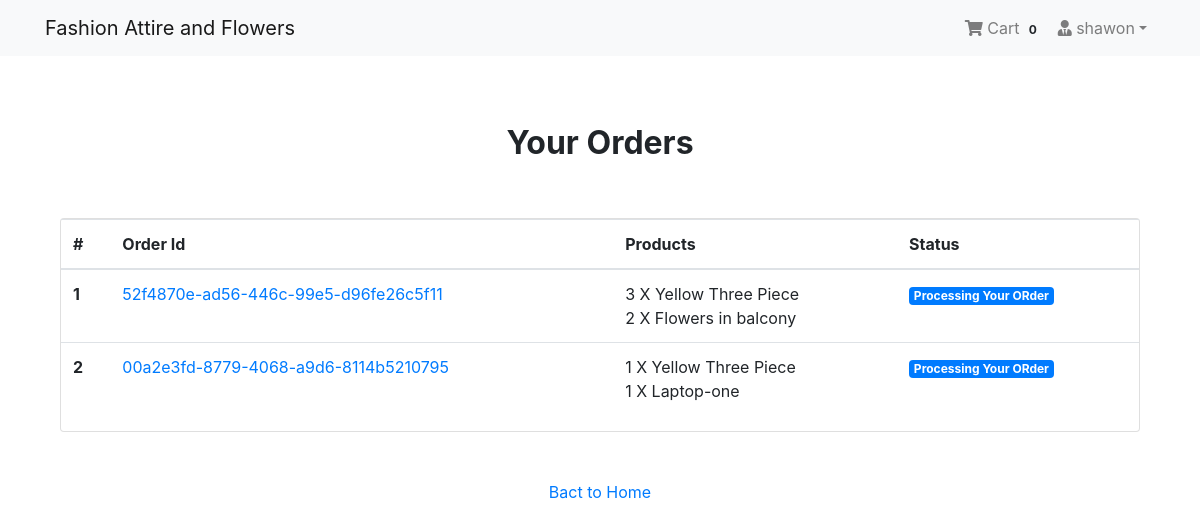
/payment/orders/ (signed in), run on the app's committed database.
### App_Login/models.py (models this page shows, shortened)
class User(AbstractBaseUser, PermissionsMixin):
    email = models.EmailField(unique=True, null=False)
    is_staff = models.BooleanField(
        ugettext_lazy('staff status'),
        default=False,
        help_text = ugettext_lazy('Designates whether the user can log in this site')
    )
    is_active = models.BooleanField(
        ugettext_lazy('active'),
        default=True,
        help_text=ugettext_lazy('Designates whether this user should be treated as active. Unselect this instead of deleting accounts')
    )
    USERNAME_FIELD = 'email'
    objects = MyUserManager()

class Profile(models.Model):
    user = models.OneToOneField(User, on_delete=models.CASCADE, related_name='profile')
    username = models.CharField(max_length=264, blank=True)
    full_name = models.CharField(max_length=264, blank=True)
    address_1 = models.TextField(max_length=300, blank=True)
    city = models.CharField(max_length=40, blank=True)
    zipcode = models.CharField(max_length=10, blank=True)
    country = models.CharField(max_length=50, blank=True)
    phone = models.CharField(max_length=20, blank=True)
    date_joined = models.DateTimeField(auto_now_add=True)

### App_Order/models.py (models this page shows, shortened)
class Order(models.Model):
    orderitems = models.ManyToManyField(Cart)
    user = models.ForeignKey(settings.AUTH_USER_MODEL, on_delete=models.CASCADE)
    ordered = models.BooleanField(default=False)
    created = models.DateTimeField(auto_now_add=True)
    paymentId = models.CharField(max_length=264, blank=True, null=True)
    orderId = models.CharField(max_length=200, blank=True, null=True)

class Cart(models.Model):
    user = models.ForeignKey(settings.AUTH_USER_MODEL, on_delete=models.CASCADE, related_name="cart")
    item = models.ForeignKey(Product, on_delete=models.CASCADE)
    quantity = models.IntegerField(default=1)
    purchased = models.BooleanField(default=False)
    created = models.DateTimeField(auto_now_add=True)
    updated = models.DateTimeField(auto_now=True)
    def __str__(self):
        return f'{self.quantity} X {self.item}'

### App_Shop/models.py (models this page shows)
class Product(models.Model):
    mainimage = models.ImageField(upload_to='Products')
    name = models.CharField(max_length=264)
    category = models.ForeignKey(Category, on_delete=models.CASCADE, related_name='category')
    preview_text = models.TextField(max_length=200, verbose_name='Preview Text')
    detail_text = models.TextField(max_length=1000, verbose_name='Description')
    price = models.FloatField()
    old_price = models.FloatField(default=0.00)
    created = models.DateTimeField(auto_now_add=True)
    def __str__(self):
        return self.name
    class Meta:
        ordering = ['-created',]

### App_Payment/views.py (the view)
# urls.py: path('orders/',views.order_view,name="orders"),
@login_required
def order_view(request):
    try:
        orders = Order.objects.filter(user=request.user, ordered=True)
        context = {"orders": orders}
    except:
        messages.warning(request, "You do no have an active order")
        return redirect("App_Shop:home")
    return render(request, "App_Payment/order.html", context)

### App_Order/templatetags/cart_tag.py (called while the page is built)
@register.filter
def cart_total(user):
    order = Order.objects.filter(user=user, ordered=False)
    if order.exists():
        return order[0].orderitems.count()
    else:
        return 0

### templates/App_Payment/order.html
{% extends 'base.html' %}
{% block body_block %}
<div class="container mt-5">
  <h2 class="text-center"><strong>Your Orders</strong></h2>
  <div class="row">
    <div class="col-md-12">
      <div class="card mt-5" style="height:auto">
        <div class="table-responsive">
          <table class="table">
            <thead>
              <tr>
                <th scope="col">#</th>
                <th scope="col">Order Id</th>
                <th scope="col">Products</th>
                <th scope="col">Status</th>
              </tr>
            </thead>
            <tbody>
              {% for order in orders %}
              <tr>
                <th scope="row">{{ forloop.counter }}</th>
                <td><a href="#">{{ order.orderId }}</a></td>
                <td>
                  {% for item in order.orderitems.all %} {{item}} <br> {% endfor %}
                </td>
                <td><span class="badge badge-primary">Processing Your ORder</span></td>
              </tr>
              {% endfor %}
            </tbody>
          </table>
        </div>
      </div>
    </div>
    <div class="col-md-12 my-5 text-center">
      <a href="{% url 'App_Shop:home' %}">Bact to Home</a>
    </div>
  </div>
</div>
{% endblock %}

### templates/navbar.html (shortened to what this page needs)
{% load cart_tag %}
<nav class="navbar navbar-expand-lg navbar-light bg-light">
  <div class="container">
    <a class="navbar-brand" href="{% url 'App_Shop:home' %}">Fashion Attire and Flowers </a>
    <div class="collapse navbar-collapse" id="navbarNav">
      <ul class="navbar-nav ml-auto">
        {% if request.user.is_authenticated %}
        <li class="nav-item">
          <a href="{% url 'App_Order:cart' %}" class="nav-link">
              <i class="fa fa-shopping-cart"></i> Cart
              <span class="badge badge-light">{{ request.user | cart_total }}</span>
          </a>
        </li>
        <li class="nav-item dropdown">
          <a class="nav-link dropdown-toggle" href="#" id="navbarDropdown" role="button" data-toggle="dropdown" aria-haspopup="true" aria-expanded="false"><i class="fas fa-user-tie"></i> {{request.user.profile.username}}</a>
        </li>
        {% else %}
        <li class="nav-item">
          <a href="{% url 'App_Login:login' %}" class="btn btn-primary">Login</a>
        </li>
        {% endif %}
      </ul>
    </div>
  </div>
</nav>

### templates/base.html (style rules this page uses)
.card { height: 350px; }

### data on the page
User: user|cart_total "0", user.profile.username "shawon"
Order: orderId "52f4870e-ad56-446c-99e5-d96fe26c5f11"
Cart: quantity+item "3 X Yellow Three Piece"
Cart: quantity+item "2 X Flowers in balcony"
Order: orderId "00a2e3fd-8779-4068-a9d6-8114b5210795"
Cart: quantity+item "1 X Yellow Three Piece"
Cart: quantity+item "1 X Laptop-one"
